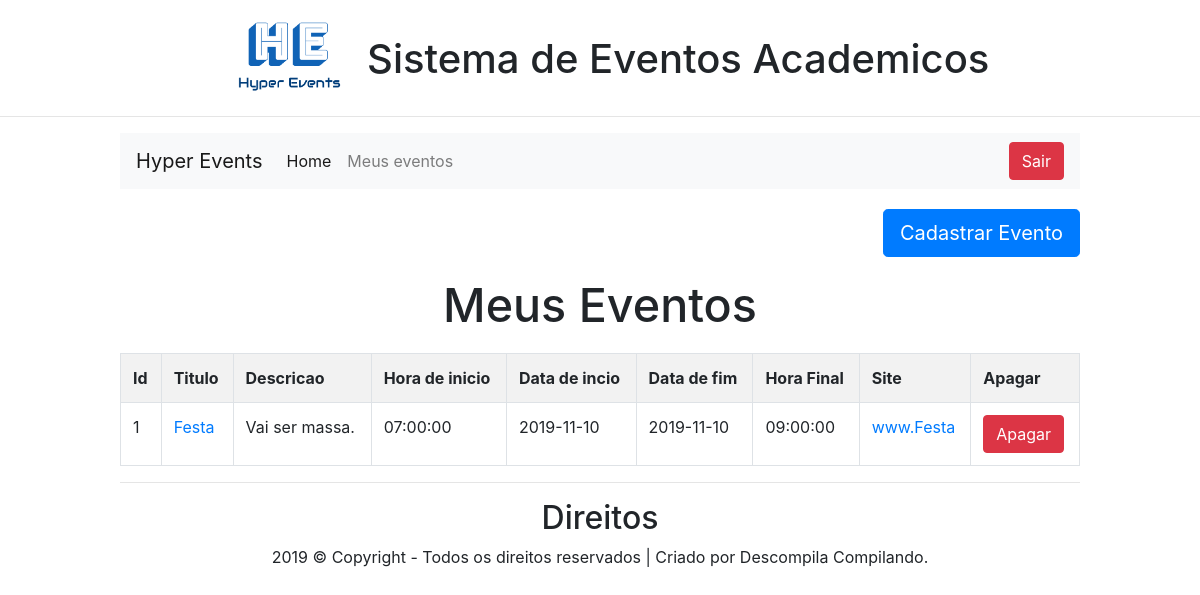
/views/Eventos/Listar/lista_eventos.php (signed in), run on the app's committed database.
### tables this page shows
create table eventos(
  evento_id int not null auto_increment,
  user_id int not null,
  titulo_evento varchar(200) not null,
  descricao varchar(500) not null,
  qtde_vagas_evento int not null,
  qtde_vagas_evento_disponiveis int not null,
  url_evento varchar(200) default 'Não possui site',
  data_inicio date not null,
  data_fim date not null,
  hora_inicio time not null,
  hora_fim time not null,
  email varchar(100) not null,
  primary key(evento_id),
  foreign key(user_id) references usuario(user_id) on delete cascade
  );

### Controls/Listar/lista_eventos.php (the view, shortened to what this page needs)
<?php
	$id = $_SESSION['id'];
	require_once '../../../Controls/conexao.php';
	$sql = "select * from eventos where user_id = '{$id}'";
?>
<h2 class="text-center mx-auto" style="margin: 20px; font-size: 35pt;">Meus Eventos</h2>
<table class="table table-condensed table-striped table-bordered table-hover">
	<tr>
		<th>Id</th>
		<th>Titulo</th>
		<th>Descricao</th>
		<th>Hora de inicio</th>
		<th>Data de incio</th>
		<th>Data de fim</th>
		<th>Hora Final</th>
		<th>Site</th>
		<th>Apagar</th>
	</tr>
<?php
	$result = mysqli_query($conexao, $sql);
	$indice = 1;
	while ($tlb = mysqli_fetch_array($result)) {
		$Titulo = $tlb['titulo_evento'];
		$Descricao = $tlb['descricao'];
		$hora_inicio = $tlb['hora_inicio'];
		$data_inicio = $tlb['data_inicio'];
		$data_fim = $tlb['data_fim'];
		$hora_fim = $tlb['hora_fim'];
		$url_evento = $tlb['url_evento'];
		$id_evento = $tlb['evento_id'];
		echo "<tr>";
		echo "<td>$indice</td>";
		echo "<td><a href='../informacoes_evento.php?id=$id_evento'>$Titulo</a></td>";
		echo "<td>$Descricao</td>";
		echo "<td>$hora_inicio</td>";
		echo "<td>$data_inicio</td>";
		echo "<td>$data_fim</td>";
		echo "<td>$hora_fim</td>";
		echo "<td><a href='$url_evento'>$url_evento</a></td>";
		echo "<td><button type='button' class='btn btn-danger deletebtn'>Apagar</button></td>";
		echo "</tr>";
		$indice++;
	}
?>
</table>

### data on the page
eventos: titulo_evento "Festa", descricao "Vai ser massa.", hora_inicio "07:00:00", data_inicio "2019-11-10", data_fim "2019-11-10", hora_fim "09:00:00", url_evento "www.Festa"
